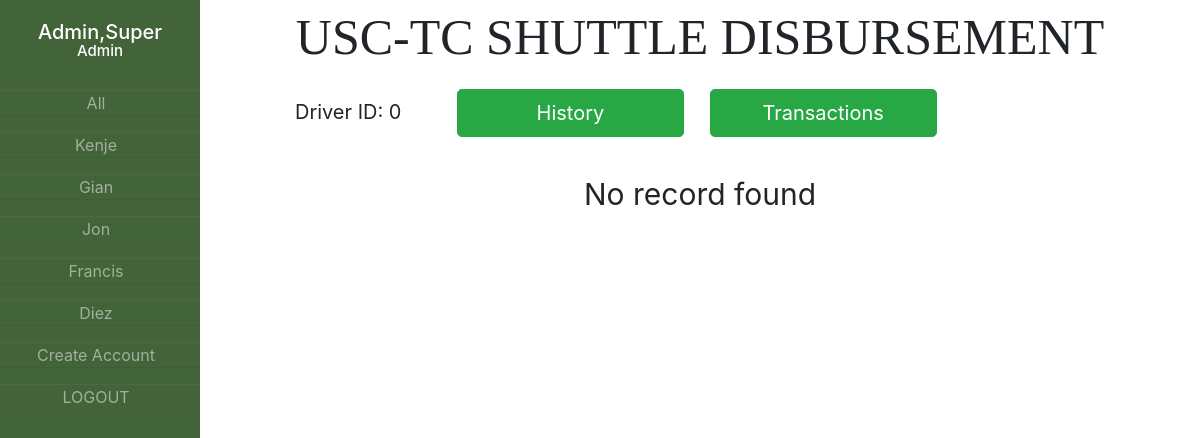
The app's page /driver.php (signed in) with its own data.
### tables this page shows
CREATE TABLE `DriverInformation` (
  `uid` int(10) NOT NULL,
  `Driver_ID` varchar(256) NOT NULL,
  `Date` date NOT NULL,
  `Driver_Name` varchar(256) NOT NULL,
  `Driver_Status` varchar(256) NOT NULL DEFAULT 'Not Disbursed',
  `Total_Amount` int(10) NOT NULL,
  `Collectibles` int(10) NOT NULL
);

### driver.php (the view, shortened to what this page needs)
<!doctype html>
<html lang="en">
<head>
    <link rel="stylesheet" href="css/bootstrap.min.css">
    <link rel="stylesheet" href="css/newdrive.css">
</head>
<body>
<div class="wrapper">
    <div class="sidebar">
        <?php
            echo "<h1>";
            echo $_SESSION['S_lastname'].",".$_SESSION['S_firstname'];
            echo "</h1>";
            echo "<h2>";
            echo $_SESSION['S_UserType'];
            echo "</h2>";
        ?>
        <ul>
            <li><a href="dashboard.php?searchdate=<?php echo date('Y-m-j');?>">All</a></li>
            <?php
                $servername = "localhost";
                $username = "root";
                $password = "";
                $dbname = "ourserver";
                $conn = new mysqli($servername, $username, $password, $dbname);
                $sql = "SELECT * FROM DriverInformation";
                $result = $conn->query($sql);
                if ($result->num_rows > 0) {
                    $names = array();
                    while($row = $result->fetch_assoc()) {
                        if(!in_array($row["Driver_Name"],$names)){
                            echo '<li><a href="driver.php?driver='.$row["Driver_Name"].'&id='.$row["Driver_ID"].'">' .$row["Driver_Name"]. '</a></li>';
                        }
                        array_push($names, $row["Driver_Name"]);
                    }
                }
                else {
                    echo "No record";
                }
                $selected_driver = 0;
                $selected_driver_ID = 0;
                if($_SESSION['S_UserType']=='Admin'){
                    echo '<li><a href="createuserpage.php">Create Account</a></li>';
                }
                echo '<li><a href="logout.php">LOGOUT</a></li>';
            ?>
        </ul>
    </div>
    <div class="main">
        <div class="title">USC-TC SHUTTLE DISBURSEMENT</div>
            <div class='outeroutertable'>
                <div class='toparea'><div class='DriverID'>Driver ID: <?php echo "$selected_driver_ID";?></div>
                <div class='tab'>
                    <button type='button' class='btn btn-success btn-lg' onclick='openhist();'>History</button>
                    <button type='button' class='btn btn-success btn-lg' onclick='opentran();'>Transactions</button>
                </div>
            </div>
        <div id='History' class='tabcontent'>
        <?php
            $sql = "SELECT * FROM `DriverInformation` WHERE Driver_Name='$selected_driver' ORDER BY Date DESC";
            $result = $conn->query($sql);
            if ($result->num_rows > 0) {
                echo " <div class='fakeoutertable'><table>
                        <tr>
                            <th>DATE</th>
                            <th>TOTAL AMOUNT</th>
                            <th>STATUS</th>
                            <th></th>
                        </tr>
                        </table></div>
                        <div class='outertable'>
                        <table>";
                while($row = $result->fetch_assoc()) {
                    echo "<tr><td>" .$row["Date"] ."</td>";
                    echo "<td>" .$row["Total_Amount"] ."</td>";
                    echo "<td>" .$row["Driver_Status"] ."</td>";
                    if($row["Driver_Status"]=='Not Disbursed'){
                        echo '<td><button type="button" class="btn btn-success" data-toggle="modal" data-target="#ReceiptModal" data-date="'.$row["Date"].'" data-did="'.$row["Driver_ID"].'">Disburse</button></td></tr>';
                        echo '<div class="modal fade" id="ReceiptModal" tabindex="-1" role="dialog" aria-labelledby="exampleModalLabel" aria-hidden="true">
                        <div class="modal-dialog modal-dialog-centered" role="document">
                            <div class="modal-content">
                            <div class="modal-header">
                                <h5 class="modal-title" id="exampleModalLabel">Confirm Password</h5>
                                <button type="button" class="close" data-dismiss="modal" aria-label="Close">
                                <span aria-hidden="true">&times;</span>
                                </button>
                            </div>
                            <div class="modal-body">
                                <form name="passvalues" action="verifydisburse.php" method="POST">
                                    <input class="form-control" type="password" placeholder="Password" name="confirmpw" required="required">
                            </div>
                            <div class="modal-footer">
                                <button type="button" class="btn btn-secondary" data-dismiss="modal">Close</button>
                                <input type="hidden" name="driver_id">
                                <input type="hidden" name="driver_date">
                                <input type="hidden" name="source" value="1">
                                <input type="hidden" name="account_id" value="'.$_SESSION["S_IDNum"] .'">
                                <input type="submit" class="btn btn-success" value="Confirm" id="button1">
                                </form>
                            </div>
                            </div>
                        </div>
                        </div>';
                    }
                    else{
                        echo '<td><form action="receipt.php" method="GET">
                                    <input type="hidden" name="ID" value="'.$row['Driver_ID'].'">
                                    <input type="hidden" name="Date" value="'.$row['Date'].'">
                                    <input type="submit" class="btn btn-outline-success" value=" Receipt "></input>
                                </form>
                            </td></tr>';
                    }
                }
                $sql2 = "SELECT * FROM `DriverInformation` WHERE Driver_Name='$selected_driver'";
                $result2 = $conn->query($sql2);
                $collect = 0;
                while($row2 = $result2->fetch_assoc()) {
                    $collect = $collect + $row2['Collectibles'];
                }
                echo "</table></div>
                    <div class='fakeoutertable'>
                    <table>
                    <tr>
                        <td></td>
                        <td>COLLECTIBLES:</td>
                        <td>".$collect."</td>
                        <td></td>
                    </tr></table></div>";
            }
            else {
                echo "<div class='NoRecord'>No record found</div>";
            }
        ?>
        </div>
        </div>
    </div>
</div>
</body>
</html>

### css/newdrive.css (style rules this page uses)
.wrapper { display: flex; position: relative; }
.wrapper .sidebar { position: fixed; width: 200px; height: 100%; background-color: rgb(67, 99, 56); padding-top: 20px; }
.wrapper .sidebar h1 { text-align: center; font-size: 20px; color: white; }
.wrapper .sidebar h2 { text-align: center; margin-top: -5%; margin-bottom: 15%; font-size: 15px; color: white; }
.wrapper .sidebar ul li { text-align: center; list-style: none; margin-bottom: 10%; margin-left: -30%; border-bottom: 1px solid rgba(0,0,0,0.05); border-top: 1px solid rgba(255,255,255,0.05); }
.wrapper .sidebar ul li a { color: rgba(255, 255, 255, 0.5); }
.wrapper .main { width: 100%; height: 100vh; margin-left: 200px; }
.wrapper .outeroutertable { width: 100%; height: 80%; }
.wrapper .main .title { text-align: center; font-family: 'Times New Roman', Times, serif; font-size: 50px; }
.wrapper .main .outeroutertable .toparea { display: flex; margin: 0 auto; width: 81%; text-align: left; padding-top: 14px; padding-bottom: 15px; font-size: 20px; }
.wrapper .main .outeroutertable .toparea .DriverID { width: 20%; padding-top: 8px; }
.wrapper .main .outeroutertable .toparea .tab { display: flex; width: 80%; }
.wrapper .main .outeroutertable .toparea .tab button { width: 35%; margin-right: 4%; }
.wrapper .main .outeroutertable .NoRecord { margin: 0 auto; width: 81%; text-align: center; padding-top: 20px; padding-bottom: 20px; font-size: 30px; }

### records on screen
driverinformation: Driver_Name "Kenje"
driverinformation: Driver_Name "Gian"
driverinformation: Driver_Name "Jon"
driverinformation: Driver_Name "Francis"
driverinformation: Driver_Name "Diez"

### other values on screen
$_SESSION['S_lastname'] "Admin"
$_SESSION['S_firstname'] "Super"
$_SESSION['S_UserType'] "Admin"
$selected_driver_ID "0"
